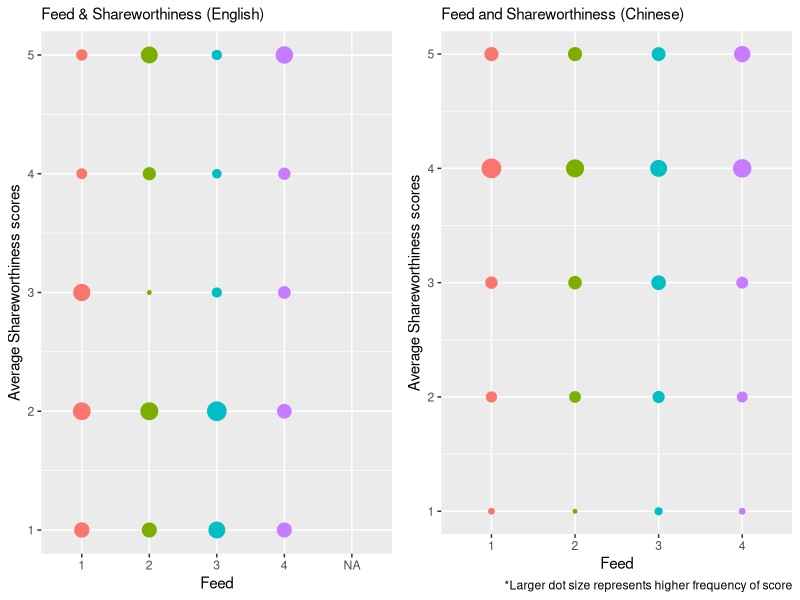
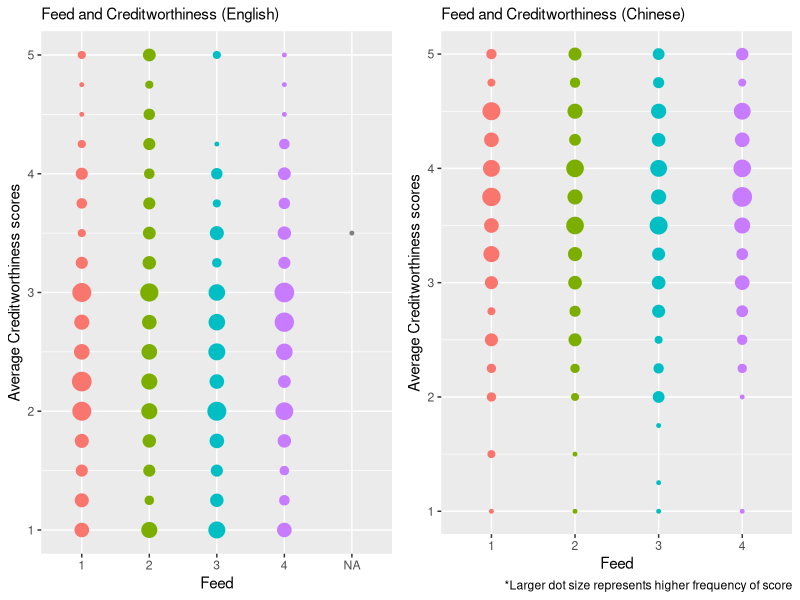
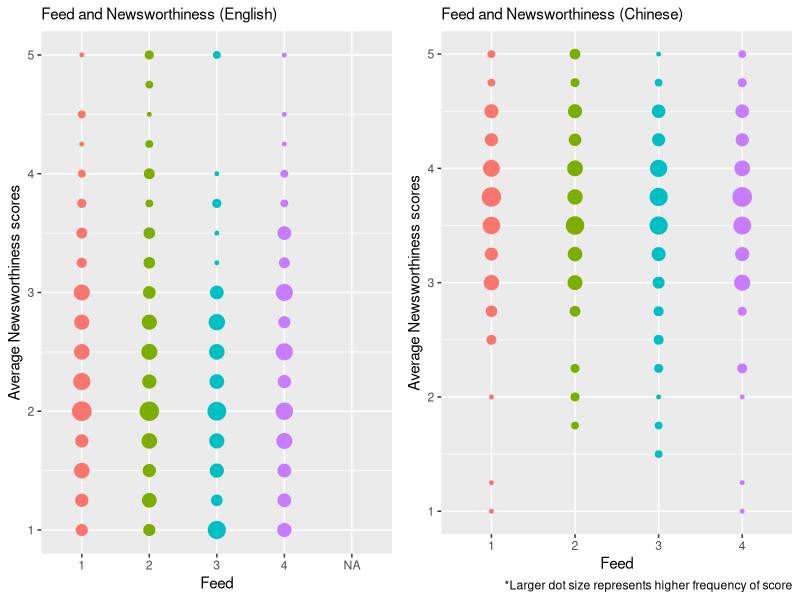
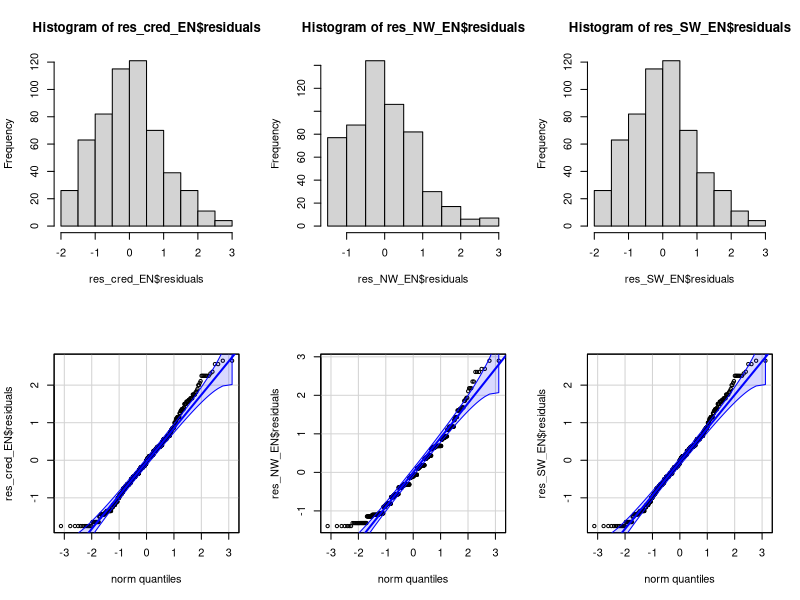
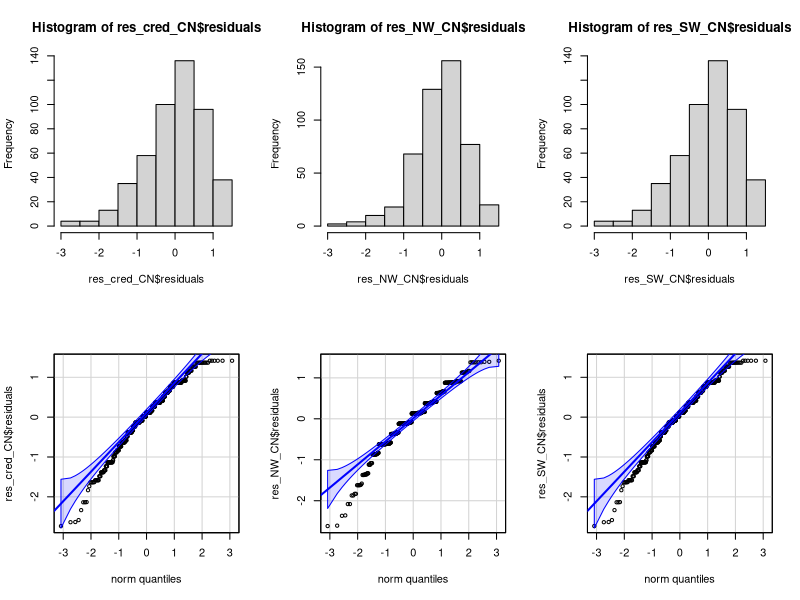

Reproduce these figures in R, in order. (Note: this script raises an error after producing the figures.)
## ---- chunk 1
knitr::opts_chunk$set(echo = TRUE)
## ---- chunk 2
suppressPackageStartupMessages(library(readr))
suppressPackageStartupMessages(library(dplyr))
suppressPackageStartupMessages(library(car))
suppressPackageStartupMessages(library(ggplot2))
suppressPackageStartupMessages(library(gridExtra))
suppressPackageStartupMessages(library(effects))
suppressPackageStartupMessages(library(MASS))
suppressPackageStartupMessages(library(splines))
## ---- chunk 3
CNdata_filtered_120123 <- read_csv("CNdata_filtered_120123.csv")
ENdata_filtered_110123 <- read_csv("ENdata_filtered_110123.csv")
## ---- chunk 4
#Chinese data, renaming/changing data types to factors
CNdata_filtered_120123$Feed <- CNdata_filtered_120123$feed_typefour
CNdata_filtered_120123$Feed <- as.factor(CNdata_filtered_120123$Feed)
CNdata_filtered_120123$valence <- as.factor(CNdata_filtered_120123$valence)

#Chinese data, selecting relevant variables
Data_CN <- CNdata_filtered_120123 |> 
  dplyr::select(Feed,valence,credavg_all,nwavg_all,share_all,NewsSharing_SM,NewsCred_SM,AI_acceptance,GenTech_op,gender,age, Durationinseconds) |> 
  mutate(Group = 1)

#English data, adding/renaming relevant variables
ENdata_filtered_110123$NewsCred_SM <- unlist(ENdata_filtered_110123[,255])#rename to match CN data

#English data, selecting relevant variables
Data_EN <-ENdata_filtered_110123 |> 
  dplyr::mutate(valence = feed_valence) |>
  dplyr::mutate(Feed = feedtype_four) |> 
  dplyr::select(Feed,valence,credavg_all,nwavg_all,share_all,NewsSharing_SM,NewsCred_SM,AI_acceptance,GenTech_op,gender,age, Durationinseconds) |> 
  mutate(Group = 0)

#English data, changing data types to factors
Data_EN$Feed <- as.factor(Data_EN$Feed)
Data_EN$valence <- as.factor(Data_EN$valence)

#one dataframe, Group (1 = Chinese 0 = American)
Data <- rbind(Data_CN,Data_EN)
Data$Group <- as.factor(Data$Group)

#fixing age and gender
Data$age <- 2024 - Data$age
Data$gender <- as.factor(Data$gender)

#------------------------------------- Time oddity fixing
#sample thresholds
Time_TwentyMin <- 1200 #seconds
Time_ThirtyMin <- 1800 #seconds
Time_FortyMin <- 2400 #seconds
Time_Hour <- 3600 #seconds
# ------------------------------------
Data_CN <- Data_CN |> # Chinese
  mutate(Twenty_Min_Less = ifelse(Durationinseconds <= Time_TwentyMin,1,0)) |> # Less than or equal to 20 Min
  mutate(Twenty_Min_Plus = ifelse(Durationinseconds > Time_TwentyMin,1,0)) |> # Greater than 20 min
  mutate(Thirty_Min_Plus = ifelse(Durationinseconds > Time_ThirtyMin,1,0)) |> # Greater than 30 min
  mutate(Forty_Min_Plus = ifelse(Durationinseconds > Time_FortyMin,1,0)) |> # Greater than 40 min
  mutate(Hour_Plus = ifelse(Durationinseconds > Time_Hour,1,0)) # Greater than 1 hour

Data_EN <- Data_EN |> # English
  mutate(Twenty_Min_Less = ifelse(Durationinseconds <= Time_TwentyMin,1,0)) |> # Less than or equal to 20 Min
  mutate(Twenty_Min_Plus = ifelse(Durationinseconds > Time_TwentyMin,1,0)) |> # Greater than 20 min
  mutate(Thirty_Min_Plus = ifelse(Durationinseconds > Time_ThirtyMin,1,0)) |> # Greater than 30 min
  mutate(Forty_Min_Plus = ifelse(Durationinseconds > Time_FortyMin,1,0)) |> # Greater than 40 min
  mutate(Hour_Plus = ifelse(Durationinseconds > Time_Hour,1,0)) # Greater than 1 hour

# tried making the following two blocks cleaner using lapply but idk why no work
Data_CN$Twenty_Min_Less <- as.factor(Data_CN$Twenty_Min_Less)
Data_CN$Twenty_Min_Plus <- as.factor(Data_CN$Twenty_Min_Plus)
Data_CN$Thirty_Min_Plus <- as.factor(Data_CN$Thirty_Min_Plus)
Data_CN$Forty_Min_Plus <- as.factor(Data_CN$Forty_Min_Plus)
Data_CN$Hour_Plus <- as.factor(Data_CN$Hour_Plus)

Data_EN$Twenty_Min_Less <- as.factor(Data_EN$Twenty_Min_Less)
Data_EN$Twenty_Min_Plus <- as.factor(Data_EN$Twenty_Min_Plus)
Data_EN$Thirty_Min_Plus <- as.factor(Data_EN$Thirty_Min_Plus)
Data_EN$Forty_Min_Plus <- as.factor(Data_EN$Forty_Min_Plus)
Data_EN$Hour_Plus <- as.factor(Data_EN$Hour_Plus)

## ---- chunk 5
cor_matrix_CN <- cor(Data_CN[,c("credavg_all","nwavg_all","share_all")])
cor_matrix_EN <- cor(Data_EN[,c("credavg_all","nwavg_all","share_all")], use = "complete.obs")
# Print the correlation matrix
print(cor_matrix_CN)
print(cor_matrix_EN)
## ---- chunk 6
#Feed X Shareworthiness
ShareXFeed_EN <- ggplot(Data_EN, aes(Feed,share_all,color=Feed)) +
  geom_count() + 
  theme(legend.position = "none",plot.title = element_text(size=11))+
  labs(y="Average Shareworthiness scores")+
  ggtitle("Feed & Shareworthiness (English)")

ShareXFeed_CN <- ggplot(Data_CN, aes(Feed,share_all,color=Feed)) +
  geom_count() + 
  theme(legend.position = "none",plot.title = element_text(size=11))+
  labs(y="Average Shareworthiness scores",
       caption = "*Larger dot size represents higher frequency of score")+
  ggtitle("Feed and Shareworthiness (Chinese)")

grid.arrange(ShareXFeed_EN,ShareXFeed_CN,nrow=1)
#------------------------------------------------------------------------------
#Feed X Creditworthiness
CredXFeed_EN <- ggplot(Data_EN, aes(Feed,credavg_all,color=Feed)) +
  geom_count() +
  theme(legend.position = "none",plot.title = element_text(size=11))+
  labs(y="Average Creditworthiness scores")+
  ggtitle("Feed and Creditworthiness (English)")

CredXFeed_CN <- ggplot(Data_CN, aes(Feed,credavg_all,color=Feed)) +
  geom_count() +
  theme(legend.position = "none",plot.title = element_text(size=11))+
  labs(y="Average Creditworthiness scores",
       caption = "*Larger dot size represents higher frequency of score")+
  ggtitle("Feed and Creditworthiness (Chinese)")

grid.arrange(CredXFeed_EN,CredXFeed_CN, nrow=1)
#------------------------------------------------------------------------------
#Feed X Newsworthiness
NewsXFeed_EN <- ggplot(Data_EN, aes(Feed,nwavg_all,color=Feed)) +
  geom_count() +
  theme(legend.position = "none",plot.title = element_text(size=11))+
  labs(y="Average Newsworthiness scores")+
  ggtitle("Feed and Newsworthiness (English)")

NewsXFeed_CN <- ggplot(Data_CN, aes(Feed,nwavg_all,color=Feed)) + 
  geom_count() +
  theme(legend.position = "none",plot.title = element_text(size=11))+
  labs(y="Average Newsworthiness scores",
       caption = "*Larger dot size represents higher frequency of score")+
  ggtitle("Feed and Newsworthiness (Chinese)")

grid.arrange(NewsXFeed_EN,NewsXFeed_CN, nrow=1)
## ---- chunk 7
#Residual Check for the 3 main outcome variables for the English data only

# Credibility
res_cred_EN <- aov(credavg_all~Feed,Data_EN)
# Newsworthiness
res_NW_EN <- aov(nwavg_all~Feed,Data_EN)
# Shareworthiness
res_SW_EN <- aov(credavg_all~Feed,Data_EN)

#Residual Check for the 3 main outcome variables for the Chinese data only

# Credibility
res_cred_CN <- aov(credavg_all~Feed,Data_CN)
# Newsworthiness
res_NW_CN <- aov(nwavg_all~Feed,Data_CN)
# Shareworthiness
res_SW_CN <- aov(credavg_all~Feed,Data_CN)


## ---- chunk 8
# English only

#plots, histogram and QQ
par(mfrow=c(2,3))
hist(res_cred_EN$residuals)
hist(res_NW_EN$residuals)
hist(res_SW_EN$residuals)
qqPlot(res_cred_EN$residuals,id=FALSE)
qqPlot(res_NW_EN$residuals,id=FALSE)
qqPlot(res_SW_EN$residuals,id=FALSE)


# Chinese only

#plots, histogram and QQ
par(mfrow=c(2,3))
hist(res_cred_CN$residuals)
hist(res_NW_CN$residuals)
hist(res_SW_CN$residuals)
qqPlot(res_cred_CN$residuals,id=FALSE)
qqPlot(res_NW_CN$residuals,id=FALSE)
qqPlot(res_SW_CN$residuals,id=FALSE)
## ---- chunk 9
shapiro.test(res_cred_CN$residuals)
shapiro.test(res_NW_CN$residuals)
shapiro.test(res_SW_CN$residuals)

shapiro.test(res_cred_EN$residuals)
shapiro.test(res_NW_EN$residuals)
shapiro.test(res_SW_EN$residuals)
## ---- chunk 10

##newsworthiness... p > .05 for all three partitions of the data, so no concerns about heterogeneity of variance for newsworthiness across the 4 different feed types
leveneTest(nwavg_all~Feed,data=Data_EN) #passed
leveneTest(nwavg_all~Feed,data=Data_CN) #passed

##shareworthiness...
leveneTest(share_all~Feed,data=Data_EN) #failed X
leveneTest(share_all~Feed,data=Data_CN) #passed

##creditworthiness...
leveneTest(credavg_all~Feed,data=Data_EN) #failed X
leveneTest(credavg_all~Feed,data=Data_CN) #passed

#-------------------------------------------
#valence

#newsworthiness
leveneTest(nwavg_all~valence,data=Data_EN) #failed X
leveneTest(nwavg_all~valence,data=Data_CN) #passed

##shareworthiness...
leveneTest(share_all~valence,data=Data_EN) # passed 
leveneTest(share_all~valence,data=Data_CN) # passed

##creditworthiness...
leveneTest(credavg_all~valence,data=Data_EN) # failed X
leveneTest(credavg_all~valence,data=Data_CN) # passed


## ---- chunk 11
#Filtering out durationinseconds outliers ... do before the regression and after the assumption checks
# Change "Thirty_Min_Plus to any given column for time thresholds listed above to filter out the odd values
Data_CN <- Data_CN |>
  filter(Thirty_Min_Plus=="0")
Data_EN <- Data_EN |>
  filter(Thirty_Min_Plus=="0")
## ---- chunk 12
knitr::include_graphics("C:/Users/Joe/Desktop/676 Stat Practicum 2/Spring Consulting/ChineseAmerican/CP_Group2-main/CP_Group2-main/CP_Group2/Table Chinese English Odds Ratios.png") #when clicking on image under files, open option that says "copy path" and paste into quotes
## ---- chunk 13
Data_EN <- na.omit(Data_EN)
Data_EN <- Data_EN %>%
  mutate(across(c("credavg_all", "Feed", "valence"), factor))
model1_cred_EN <- polr(as.factor(credavg_all) ~ as.factor(Feed) + as.factor(valence), data = Data_EN)
model1_news_EN <- polr(as.factor(nwavg_all) ~ as.factor(Feed) + as.factor(valence), data = Data_EN)
model1_share_EN <- polr(as.factor(share_all) ~ as.factor(Feed) + as.factor(valence), data = Data_EN)
summary(model1_cred_EN)
summary(model1_news_EN)
summary(model1_share_EN)
## ---- chunk 14
exp(cbind(OR = coef(model1_cred_EN), confint(model1_cred_EN)))
exp(cbind(OR = coef(model1_news_EN), confint(model1_news_EN)))
exp(cbind(OR = coef(model1_share_EN), confint(model1_share_EN)))
## ---- chunk 15
Data_CN <- na.omit(Data_CN)
Data_CN <- Data_CN %>%
  mutate(across(c("credavg_all", "Feed", "valence"), factor))
model1_cred_CN <- polr(as.factor(credavg_all) ~ as.factor(Feed) + as.factor(valence), data = Data_CN)
model1_news_CN <- polr(as.factor(nwavg_all) ~ as.factor(Feed) + as.factor(valence), data = Data_CN)
model1_share_CN <- polr(as.factor(share_all) ~ as.factor(Feed) + as.factor(valence), data = Data_CN)
summary(model1_cred_CN)
summary(model1_news_CN)
summary(model1_share_CN)
## ---- chunk 16
exp(cbind(OR = coef(model1_cred_CN), confint(model1_cred_CN)))
exp(cbind(OR = coef(model1_news_CN), confint(model1_news_CN)))
exp(cbind(OR = coef(model1_share_CN), confint(model1_share_CN)))
## ---- chunk 17
# get coefficients (it's in matrix form)
coefficients <- summary(model1_cred_EN)$coefficients[1:4,]

# calculate p-values
p_value <- (1 - pnorm(abs(coefficients[ ,"t value"]), 0, 1))*2

# bind back to coefficients
(coefficients <- cbind(coefficients, p_value))

# calculate odds ratios
odds_ratio <- exp(coefficients[ ,"Value"])

# combine with coefficient and p_value
(coefficients <- cbind(
  coefficients[ ,c("Value", "p_value")],
  odds_ratio
))

## ---- chunk 18
# get coefficients (it's in matrix form)
coefficients <- summary(model1_news_EN)$coefficients[1:4,]

# calculate p-values
p_value <- (1 - pnorm(abs(coefficients[ ,"t value"]), 0, 1))*2

# bind back to coefficients
(coefficients <- cbind(coefficients, p_value))

# calculate odds ratios
odds_ratio <- exp(coefficients[ ,"Value"])

# combine with coefficient and p_value
(coefficients <- cbind(
  coefficients[ ,c("Value", "p_value")],
  odds_ratio
))
## ---- chunk 19
# get coefficients (it's in matrix form)
coefficients <- summary(model1_share_EN)$coefficients[1:4,]

# calculate p-values
p_value <- (1 - pnorm(abs(coefficients[ ,"t value"]), 0, 1))*2

# bind back to coefficients
(coefficients <- cbind(coefficients, p_value))

# calculate odds ratios
odds_ratio <- exp(coefficients[ ,"Value"])

# combine with coefficient and p_value
(coefficients <- cbind(
  coefficients[ ,c("Value", "p_value")],
  odds_ratio
))
## ---- chunk 20
# get coefficients (it's in matrix form)
coefficients <- summary(model1_cred_CN)$coefficients[1:4,]

# calculate p-values
p_value <- (1 - pnorm(abs(coefficients[ ,"t value"]), 0, 1))*2

# bind back to coefficients
(coefficients <- cbind(coefficients, p_value))

# calculate odds ratios
odds_ratio <- exp(coefficients[ ,"Value"])

# combine with coefficient and p_value
(coefficients <- cbind(
  coefficients[ ,c("Value", "p_value")],
  odds_ratio
))
## ---- chunk 21
# get coefficients (it's in matrix form)
coefficients <- summary(model1_news_CN)$coefficients[1:4,]

# calculate p-values
p_value <- (1 - pnorm(abs(coefficients[ ,"t value"]), 0, 1))*2

# bind back to coefficients
(coefficients <- cbind(coefficients, p_value))

# calculate odds ratios
odds_ratio <- exp(coefficients[ ,"Value"])

# combine with coefficient and p_value
(coefficients <- cbind(
  coefficients[ ,c("Value", "p_value")],
  odds_ratio
))
## ---- chunk 22
# get coefficients (it's in matrix form)
coefficients <- summary(model1_share_CN)$coefficients[1:4,]

# calculate p-values
p_value <- (1 - pnorm(abs(coefficients[ ,"t value"]), 0, 1))*2

# bind back to coefficients
(coefficients <- cbind(coefficients, p_value))

# calculate odds ratios
odds_ratio <- exp(coefficients[ ,"Value"])

# combine with coefficient and p_value
(coefficients <- cbind(
  coefficients[ ,c("Value", "p_value")],
  odds_ratio
))
## ---- chunk 23
Data_EN <- na.omit(Data_EN)
Data_EN <- Data_EN %>%
  mutate(across(c("credavg_all", "Feed", "valence"), factor))
model1_cred_EN <- polr(as.factor(credavg_all) ~ as.factor(Feed) + as.factor(valence), data = Data_EN)
model1_news_EN <- polr(as.factor(nwavg_all) ~ as.factor(Feed) + as.factor(valence), data = Data_EN)
model1_share_EN <- polr(as.factor(share_all) ~ as.factor(Feed) + as.factor(valence), data = Data_EN)
summary(model1_cred_EN)
summary(model1_news_EN)
summary(model1_share_EN)
## ---- chunk 24
exp(cbind(OR = coef(model1_cred_EN), confint(model1_cred_EN)))
exp(cbind(OR = coef(model1_news_EN), confint(model1_news_EN)))
exp(cbind(OR = coef(model1_share_EN), confint(model1_share_EN)))
## ---- chunk 25
Data_CN <- na.omit(Data_CN)
Data_CN <- Data_CN %>%
  mutate(across(c("credavg_all", "Feed", "valence"), factor))
model1_cred_CN <- polr(as.factor(credavg_all) ~ as.factor(Feed) + as.factor(valence), data = Data_CN)
model1_news_CN <- polr(as.factor(nwavg_all) ~ as.factor(Feed) + as.factor(valence), data = Data_CN)
model1_share_CN <- polr(as.factor(share_all) ~ as.factor(Feed) + as.factor(valence), data = Data_CN)
summary(model1_cred_CN)
summary(model1_news_CN)
summary(model1_share_CN)
## ---- chunk 26
exp(cbind(OR = coef(model1_cred_CN), confint(model1_cred_CN)))
exp(cbind(OR = coef(model1_news_CN), confint(model1_news_CN)))
exp(cbind(OR = coef(model1_share_CN), confint(model1_share_CN)))
## ---- chunk 27
# get coefficients (it's in matrix form)
coefficients <- summary(model1_cred_EN)$coefficients[1:4,]

# calculate p-values
p_value <- (1 - pnorm(abs(coefficients[ ,"t value"]), 0, 1))*2

# bind back to coefficients
(coefficients <- cbind(coefficients, p_value))

# calculate odds ratios
odds_ratio <- exp(coefficients[ ,"Value"])

# combine with coefficient and p_value
(coefficients <- cbind(
  coefficients[ ,c("Value", "p_value")],
  odds_ratio
))

## ---- chunk 28
# get coefficients (it's in matrix form)
coefficients <- summary(model1_news_EN)$coefficients[1:4,]

# calculate p-values
p_value <- (1 - pnorm(abs(coefficients[ ,"t value"]), 0, 1))*2

# bind back to coefficients
(coefficients <- cbind(coefficients, p_value))

# calculate odds ratios
odds_ratio <- exp(coefficients[ ,"Value"])

# combine with coefficient and p_value
(coefficients <- cbind(
  coefficients[ ,c("Value", "p_value")],
  odds_ratio
))
## ---- chunk 29
# get coefficients (it's in matrix form)
coefficients <- summary(model1_share_EN)$coefficients[1:4,]

# calculate p-values
p_value <- (1 - pnorm(abs(coefficients[ ,"t value"]), 0, 1))*2

# bind back to coefficients
(coefficients <- cbind(coefficients, p_value))

# calculate odds ratios
odds_ratio <- exp(coefficients[ ,"Value"])

# combine with coefficient and p_value
(coefficients <- cbind(
  coefficients[ ,c("Value", "p_value")],
  odds_ratio
))
## ---- chunk 30
# get coefficients (it's in matrix form)
coefficients <- summary(model1_cred_CN)$coefficients[1:4,]

# calculate p-values
p_value <- (1 - pnorm(abs(coefficients[ ,"t value"]), 0, 1))*2

# bind back to coefficients
(coefficients <- cbind(coefficients, p_value))

# calculate odds ratios
odds_ratio <- exp(coefficients[ ,"Value"])

# combine with coefficient and p_value
(coefficients <- cbind(
  coefficients[ ,c("Value", "p_value")],
  odds_ratio
))
## ---- chunk 31
# get coefficients (it's in matrix form)
coefficients <- summary(model1_news_CN)$coefficients[1:4,]

# calculate p-values
p_value <- (1 - pnorm(abs(coefficients[ ,"t value"]), 0, 1))*2

# bind back to coefficients
(coefficients <- cbind(coefficients, p_value))

# calculate odds ratios
odds_ratio <- exp(coefficients[ ,"Value"])

# combine with coefficient and p_value
(coefficients <- cbind(
  coefficients[ ,c("Value", "p_value")],
  odds_ratio
))
## ---- chunk 32
# get coefficients (it's in matrix form)
coefficients <- summary(model1_share_CN)$coefficients[1:4,]

# calculate p-values
p_value <- (1 - pnorm(abs(coefficients[ ,"t value"]), 0, 1))*2

# bind back to coefficients
(coefficients <- cbind(coefficients, p_value))

# calculate odds ratios
odds_ratio <- exp(coefficients[ ,"Value"])

# combine with coefficient and p_value
(coefficients <- cbind(
  coefficients[ ,c("Value", "p_value")],
  odds_ratio
))
